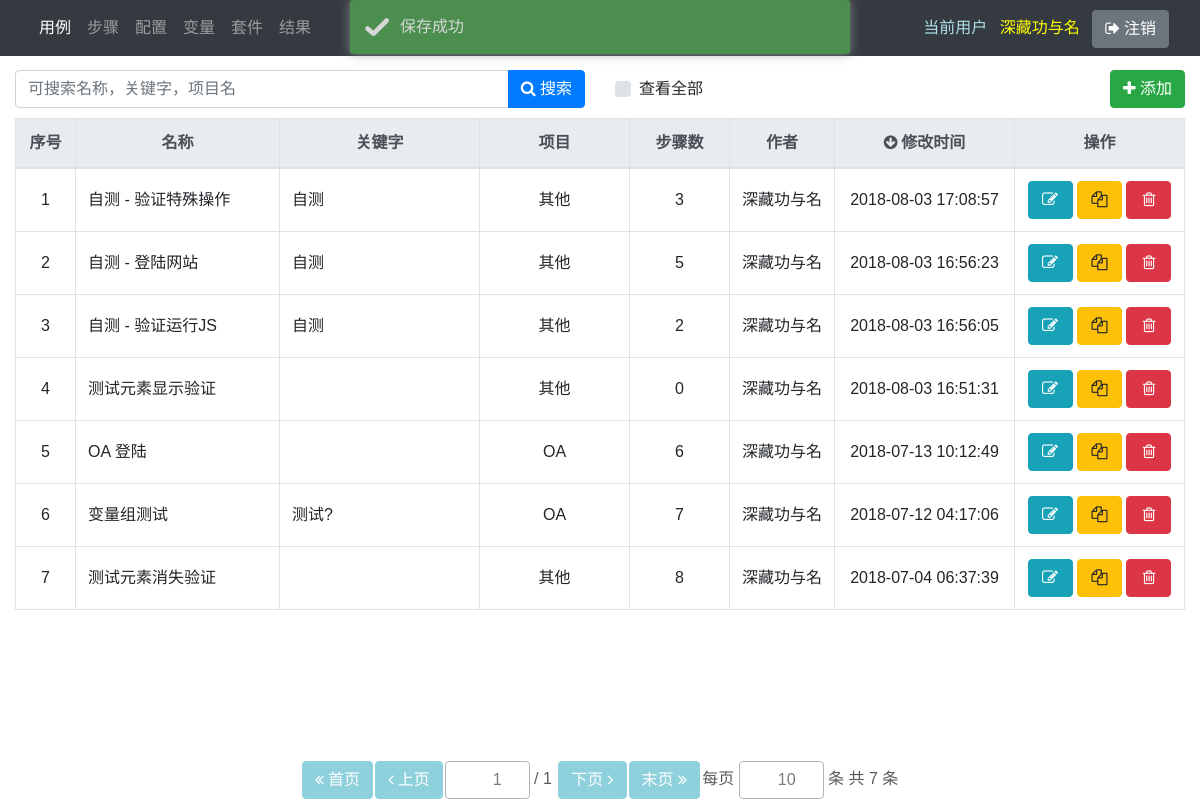
Page /cases/ (signed in) on the committed database.
### main/models.py (models this page shows, shortened)
class Case(models.Model):
    code = models.UUIDField(auto_created=True, default=uuid.uuid1, editable=False)
    name = models.CharField(max_length=100)
    description = models.TextField(blank=True)
    keyword = models.CharField(blank=True, max_length=100)
    project = models.ForeignKey('main.Project', on_delete=models.SET_NULL, blank=True, null=True)
    creator = models.ForeignKey(
        User, verbose_name='创建人', related_name='case_creator', on_delete=models.SET_NULL, blank=True, null=True)
    created_date = models.DateTimeField('创建时间', auto_now_add=True, null=True)
    modifier = models.ForeignKey(
        User, verbose_name='修改人', related_name='case_modifier', on_delete=models.SET_NULL, blank=True, null=True)
    modified_date = models.DateTimeField('修改时间', auto_now=True, null=True)
    is_active = models.BooleanField(default=True)
    variable_group = models.ForeignKey('main.VariableGroup', on_delete=models.SET_NULL, blank=True, null=True)
    step = models.ManyToManyField('Step', through='CaseVsStep', through_fields=('case', 'step'))
    class Meta:
        ordering = ['-modified_date']  # 这个字段是告诉Django模型对象返回的记录结果集是按照哪个字段排序的,-xxx表示降序，?xxx表示随机

### main/views/case.py (the view)
# urls.py: path('cases/', case.list_, name='cases'),
@login_required
def list_(request):
    page = request.GET.get('page')
    size = request.GET.get('size', request.COOKIES.get('size'))
    search_text = str(request.GET.get('search_text', ''))
    order_by = request.GET.get('order_by', 'modified_date')
    order_by_reverse = request.GET.get('order_by_reverse', 'True')
    all_ = request.GET.get('all_', 'False')
    page = change_to_positive_integer(page, 1)
    size = change_to_positive_integer(size, 10)
    if order_by_reverse == 'True':
        order_by_reverse = True
    else:
        order_by_reverse = False
    if all_ == 'False':
        all_ = False
    else:
        all_ = True
    if request.session.get('status', None) == 'success':
        prompt = 'success'
    request.session['status'] = None
    q = get_query_condition(search_text)
    if all_:
        q &= Q(is_active=True)
    else:
        q &= Q(is_active=True) & Q(creator=request.user)
    objects = Case.objects.filter(q).values(
        'pk', 'name', 'keyword', 'project__name', 'creator', 'creator__username', 'modified_date').annotate(
        real_name=Concat('creator__last_name', 'creator__first_name', output_field=CharField()))
    objects2 = Case.objects.filter(is_active=True, step__is_active=True).values('pk').annotate(m2m_count=Count('step'))
    count_ = {o['pk']: o['m2m_count'] for o in objects2}
    for o in objects:
        o['m2m_count'] = count_.get(o['pk'], 0)
    if objects:
        if order_by not in objects[0]:
            order_by = 'modified_date'
        objects = sorted(objects, key=lambda x: x[order_by], reverse=order_by_reverse)
    paginator = Paginator(objects, size)
    try:
        objects = paginator.page(page)
    except PageNotAnInteger:
        objects = paginator.page(1)
        page = 1
    except EmptyPage:
        objects = paginator.page(paginator.num_pages)
        page = paginator.num_pages
    order_by_form = OrderByForm(initial={'order_by': order_by, 'order_by_reverse': order_by_reverse})
    paginator_form = PaginatorForm(initial={'page': page, 'size': size}, page_max_value=paginator.num_pages)
    cookies = [Cookie('size', size, path=request.path)]
    respond = render(request, 'main/case/list.html', locals())
    for cookie in cookies:
        respond.set_cookie(cookie.key, cookie.value, cookie.max_age, cookie.expires, cookie.path)
    return respond

### main/forms.py
class OrderByForm(forms.Form):
    order_by = forms.CharField(max_length=100, required=False, widget=forms.HiddenInput)
    order_by_reverse = forms.BooleanField(required=False, widget=forms.HiddenInput)

class PaginatorForm(forms.Form):
    size = forms.IntegerField(min_value=1, max_value=10000, required=False)
    def __init__(self, page_max_value, *args, **kwargs):
        super(PaginatorForm, self).__init__(*args, **kwargs)
        self.fields['page'] = forms.IntegerField(min_value=1, max_value=page_max_value, required=False)

### main/views/general.py (called while the page is built)
def get_query_condition(search_text):
    search_text = search_text.replace('\\ ', '#{$blank}#')
    search_text_or_list = search_text.split(' ')
    q = Q()
    for search_text_or in search_text_or_list:
        search_text_or = search_text_or.replace('#{$blank}#', ' ')
        search_text_and_list = search_text_or.split('#&&#')
        q1 = Q()
        q2 = Q()
        q3 = Q()
        for search_text_and in search_text_and_list:
            if search_text_and == '':
                continue
            q1 &= Q(name__icontains=search_text_and)
            q2 &= Q(keyword__icontains=search_text_and)
            q3 &= Q(project__name__icontains=search_text_and)
        q |= q1 | q2 | q3
    return q

def change_to_positive_integer(value, default=1):
    if str(value).isdigit() and int(value) > 0:
        value = int(value)
    else:
        value = default
    return value

### main/templates/main/case/list.html (shortened to what this page needs)
{% extends 'main/list_base.html' %}
{% block result_table %}
    <div class="table-responsive" id='result_div'>
        <table class="table table-bordered table-hover" id='result_table'>
            <colgroup>
                <col style='width: 60px;'>
                <col>
                <col style='width: 200px;'>
                <col style='width: 150px;'>
                <col style='width: 100px;'>
                <col style='width: 105px;'>
                <col style='width: 180px;'>
                <col style='width: 170px;'>
            </colgroup>
            <thead class="thead-light middle">
                <tr>
                    <th>序号</th>
                    <th order_by_text="name">名称</th>
                    <th order_by_text="keyword">关键字</th>
                    <th order_by_text="project__name">项目</th>
                    <th order_by_text="m2m_count">步骤数</th>
                    <th order_by_text="real_name">作者</th>
                    <th order_by_text="modified_date">修改时间</th>
                    <th>操作</th>
                </tr>
            </thead>
            <tbody>
                {% for obj in objects %}
                    <tr pk="{{ obj.pk }}" edit_url="{% url 'case' obj.pk %}" quick_update_url="{% url 'case_quick_update' obj.pk %}" del_url="{% url 'case_delete' obj.pk %}">
                        <td col_name='index' class="middle"></td>
                        <td {% if request.user.pk == obj.creator %}quick_update{% endif %} col_name='name' class="align-middle">{{ obj.name }}</td>
                        <td {% if request.user.pk == obj.creator %}quick_update{% endif %} col_name='keyword' class="align-middle">{{ obj.keyword }}</td>
                        <td col_name='project__name' class="middle">{{ obj.project__name }}</td>
                        <td col_name='m2m_count' class="middle">{{ obj.m2m_count }}</td>
                        <td col_name='real_name' class="middle">{{ obj.real_name }}</td>
                        <td col_name='modified_date' class="middle">{{ obj.modified_date }}</td>
                        <td>
                            <div class="middle">
                                {% if request.user.pk == obj.creator %}
                                    <button type="button" name="edit_button" class="btn btn-info list_button" data-toggle="tooltip" title="编辑"><i class="icon-edit"></i></button>
                                    <button copy_url="{% url 'case_copy' obj.pk %}" copy_sub_item=true type="button" name="copy_button" class="btn btn-warning list_button" data-toggle="tooltip" title="复制"><i class="icon-copy"></i></button>
                                    <button type="button" name="delete_button" class="btn btn-danger list_button" data-toggle="tooltip" title="删除"><i class="icon-trash"></i></button>
                                {% endif %}
                            </div>
                        </td>
                    </tr>
                {% empty %}
                    <tr>
                        <td colspan="8" class="text-center bg-secondary"><span class="text-white">无数据</span></td>
                    </tr>
                {% endfor %}
            </tbody>
        </table>
    </div>
{% endblock %}

### main/templates/main/include/navbar.html (shortened to what this page needs)
<nav class="navbar navbar-expand-lg navbar-dark bg-dark fixed-top" id="navbar">
   <div class="container-fluid">
       <div class="collapse navbar-collapse">
           <ul class="navbar-nav">
                <li class="nav-item" id="nav_case">
                    <a class="nav-link" href="{% url 'cases' %}">用例</a>
                </li>
                <li class="nav-item" id="nav_step">
                    <a class="nav-link" href="{% url 'steps' %}">步骤</a>
                </li>
                <li class="nav-item" id="nav_config">
                    <a class="nav-link" href="{% url 'configs' %}">配置</a>
                </li>
                <li class="nav-item" id="nav_variable">
                    <a class="nav-link" href="{% url 'variable_groups' %}">变量</a>
                </li>
                <li class="nav-item" id="nav_suite">
                    <a class="nav-link" href="{% url 'suites' %}">套件</a>
                </li>
                <li class="nav-item" id="nav_result">
                    <a class="nav-link" href="{% url 'results' %}">结果</a>
                </li>
            </ul>
       </div>
       <div class="justify-content-end">
            <div>
                <span class="navbar-text" style="color: powderblue;">当前用户</span>
                <a id="user_link" class="navbar-text" style="color: yellow; padding: 0 0.5em" href="javascript:modal_with_iframe('user_modal', '', '', 'height: 450px', '用户信息', '{% url 'user' %}?inside=1')">{{ request.user.first_name }}</a>
                <button id="logout_btn" class="btn btn-secondary" type="button"><i class="icon-signout">&nbsp;</i>注销</button>
            </div>
       </div>
   </div>
</nav>

### main/static/main/css/main.css (style rules this page uses)
body { font-family: Arial, Microsoft YaHei, SimHei; }
div.paginator input { border: 1px solid rgb(153, 153, 153); resize: vertical; text-align: right; }
.middle { text-align: center !important; vertical-align: middle!important; }

### main/templates/main/list_base.html (style rules this page uses)
.list_button { width: 45px; }

### rows in the picture
Case: name "自测 - 验证特殊操作", keyword "自测", project__name "其他", m2m_count "3", real_name "深藏功与名", modified_date "2018-08-03 17:08:57"
Case: name "自测 - 登陆网站", keyword "自测", project__name "其他", m2m_count "5", real_name "深藏功与名", modified_date "2018-08-03 16:56:23"
Case: name "自测 - 验证运行JS", keyword "自测", project__name "其他", m2m_count "2", real_name "深藏功与名", modified_date "2018-08-03 16:56:05"
Case: name "测试元素显示验证", project__name "其他", m2m_count "0", real_name "深藏功与名", modified_date "2018-08-03 16:51:31"
Case: name "OA 登陆", project__name "OA", m2m_count "6", real_name "深藏功与名", modified_date "2018-07-13 10:12:49"
Case: name "变量组测试", keyword "测试?", project__name "OA", m2m_count "7", real_name "深藏功与名", modified_date "2018-07-12 04:17:06"
Case: name "测试元素消失验证", project__name "其他", m2m_count "8", real_name "深藏功与名", modified_date "2018-07-04 06:37:39"

### other values in the picture
{{ request.user.first_name }} "深藏功与名"
{{ paginator.num_pages|default:0 }} "1"
{{ paginator.count|default:0 }} "7"
